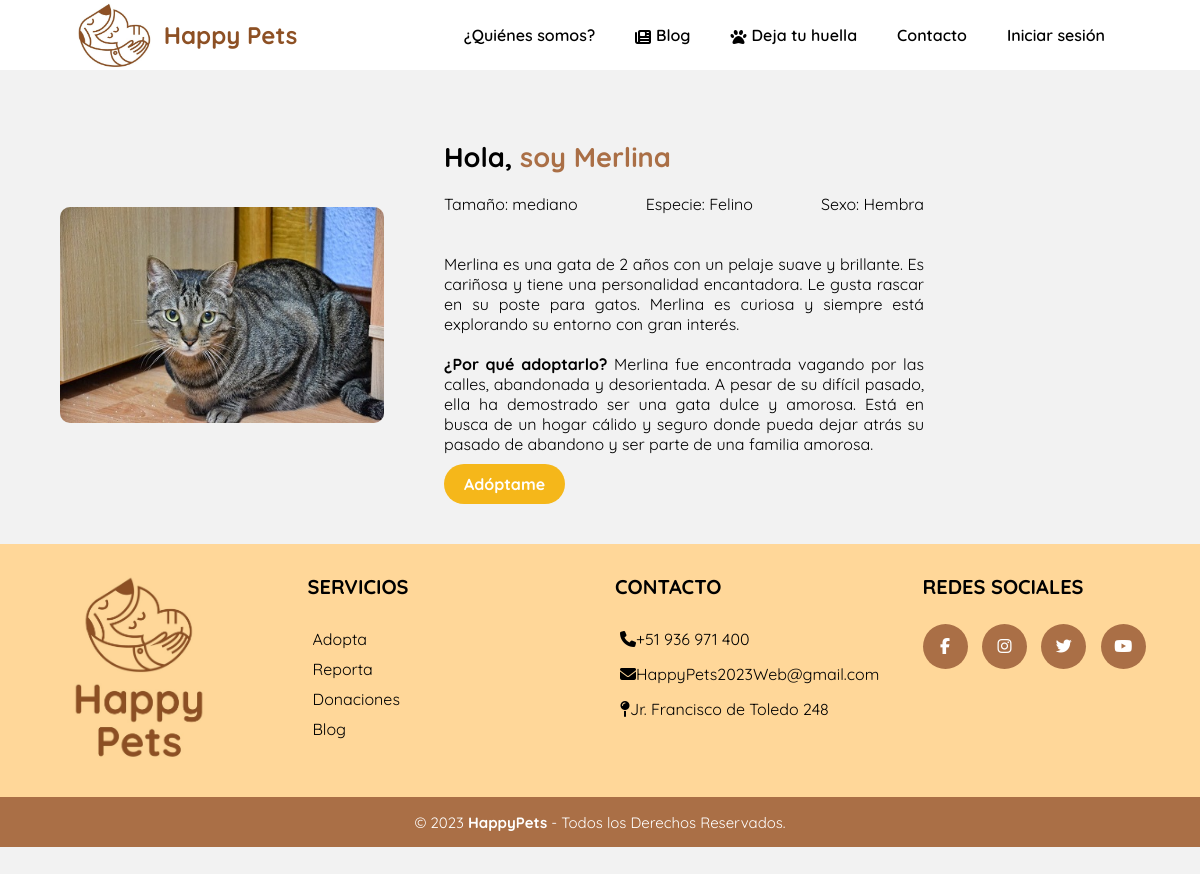
The page /app/vista/animal_adopta.php?codigo=AA005 on the database its author committed.
### tables this page shows
CREATE TABLE `animal_adopta` (
  `cod_aniAdo` char(5) NOT NULL,
  `nombre` varchar(20) NOT NULL,
  `especie` varchar(10) NOT NULL,
  `sexo` varchar(10) NOT NULL,
  `edad` varchar(15) NOT NULL,
  `tamano` varchar(10) NOT NULL,
  `caracteristicas` text NOT NULL,
  `razon` text NOT NULL,
  `foto` blob NOT NULL
);

### app/controlador/animalControlador.php (called while the page is built, shortened)
<?php
require_once __DIR__ . '/../config/database.php';
require_once __DIR__ . '/../modelo/Animal.php';
$animalDAO = new Animal($conn);
if (isset($_GET["codigo"])) {
    $codigoAnimal = $_GET["codigo"];
    $animalDetalles = $animalDAO->listarUnAnimal($codigoAnimal);
}
?>

### app/modelo/Animal.php (called while the page is built, shortened)
<?php
class Animal {
    private $conn;
    public function __construct($conn) {
        $this->conn = $conn;
    }
    public function listarUnAnimal($codigo){
        $animal = null;
        $stmt = $this->conn->prepare("SELECT * FROM animal_adopta WHERE cod_aniAdo = ?");
        $stmt->bind_param("s", $codigo);
        $stmt->execute();
        $result = $stmt->get_result();
        if ($result->num_rows > 0) {
            $animal = $result->fetch_assoc();
        }
        return $animal;
    }
}

### app/vista/animal_adopta.php (the view, shortened to what this page needs)
<?php
require_once __DIR__ . '/../controlador/animalControlador.php';
?>
<!DOCTYPE html>
<html lang="en">
<head>
    <link rel="stylesheet"   href="../../css/styleAnimalAdopta.css" />
    <link rel="stylesheet"   href="../../css/header.css" />
    <link rel="stylesheet"   href="../../css/footer.css" />
</head>
<body>
    <header>
        <a href="../../index.php" class="logo">
            <img src="../../img/logos/logopets.jpeg" alt="logo de la empresa" class="logo-img">
            <h2 class="logo-nombre">Happy Pets</h2>
        </a>
        <nav class="nav">
            <ul>
                <li><a href="nosotros.php">¿Quiénes somos?</a></li>
                <li><a href="blog.php"><i class="fa-solid fa-newspaper"></i>Blog</a></li>
                <li><a href="#"><i class="fa-solid fa-paw"></i>Deja tu huella</a>
                </li>
                <li><a href="contacto.php">Contacto</a></li>
                <?php
                if (isset($_SESSION["usuario"])) {
                    echo '<li><a href="#"> Bienvenido '.$_SESSION["usuario"].'</a></li>';
                } else {
                    echo '<li><a href="login.php">Iniciar sesión</a></li>';
                }
                ?>
            </ul>
        </nav>
    </header>
    <section id="descripcion">
        <div class="container_refugio">
            <div class="refugio_img">
            <?php
            echo "<img src='/HappyPets-ProyectoWeb/uploads/" . $animalDetalles['foto'] . "' alt='Imagen'><br>";
            ?>
            </div>
            <div class="refugio_texto">
                <h2> Hola,
                <span><strong style="color: rgb(170, 111, 70);">soy <?php echo $animalDetalles['nombre']; ?></span></strong>
                </h2>
                <div style="display: flex; flex-direction: row-reverse;  justify-content: space-between;">
                    <p>Sexo: <?php echo $animalDetalles['sexo']; ?></p>
                    <p>Especie: <?php echo $animalDetalles['especie']; ?></p>
                    <p>Tamaño: <?php echo $animalDetalles['tamano']; ?></p>
                </div>
                <p><?php echo $animalDetalles['caracteristicas']; ?></p>
                <p><span><strong>¿Por qué adoptarlo?</strong><span> <?php echo $animalDetalles['razon']; ?></p>
                <a target="_blank" href="form-adopta.php?codigo=<?php echo $animalDetalles['cod_aniAdo']; ?>">Adóptame</a>
            </div>
        </div>
    </section>
    <footer class="pie-pagina">
        <section class="grupo-1">
            <div class="box">
                <figure>
                    <a href="../../index.php">
                        <img src="../../img/logos/logo-footer.jpg" alt="Logo de Happy Pets">
                    </a>
                </figure>
            </div>
            <div class="box">
                <h2>SERVICIOS</h2>
                <ul>
                    <li><a href="adopta.php">Adopta</a></li>
                    <li><a href="reporta.php">Reporta</a></li>
                    <li><a href="donaciones.php">Donaciones</a></li>
                    <li><a href="blog.php">Blog</a></li>
                </ul>
            </div>
            <div class="box">
                <h2>CONTACTO</h2>
                <ul>
                    <li>
                        <p><i class="fa-solid fa-phone"></i>+51 936 971 400</p>
                    </li>
                    <li>
                        <p><i class="fa-solid fa-envelope"></i>HappyPets2023Web@gmail.com</p>
                    </li>
                    <li>
                        <p><i class="fa-solid fa-map-pin"></i>Jr. Francisco de Toledo 248</p>
                    </li>
                </ul>
            </div>
            <div class="box">
                <h2>REDES SOCIALES</h2>
                <div class="red-social">
                    <a href="https://www.facebook.com/profile.php?id=61551118926851" target="_blank"
                        class="fa fa-facebook"></a>
                    <a href="https://instagram.com/happypets2023web?igshid=NGVhN2U2NjQ0Yg==" target="_blank"
                        class="fa fa-instagram"></a>
                    <a href="#" class="fa fa-twitter"></a>
                    <a href="#" class="fa fa-youtube"></a>
                </div>
            </div>
        </section>
        <section class="grupo-2">
            <small>&copy; 2023 <b>HappyPets</b> - Todos los Derechos Reservados.</small>
        </section>
    </footer>
</body>
</html>

### css/styleAnimalAdopta.css (style rules this page uses)
body { background-color: rgb(242, 242, 242); }
#descripcion { position: relative; margin-top: 90px; background-color: #f2f2f2; }
#descripcion .container_refugio { max-width: 1440px; padding: 50px 5%; margin: 0px auto; display: flex; align-items: center; }
#descripcion .refugio_img { width: 30%; border-radius: 10px; }
#descripcion .refugio_img img { width: 100%; border-radius: 10px; }
#descripcion .refugio_texto { width: 50%; padding-left: 60px; }
#descripcion .refugio_texto h2 { font-size: 1.7em; }
#descripcion .refugio_texto p { margin: 20px 0; }
#descripcion a { font-size: 1em; font-weight: bold; padding: 10px 20px; margin-top: 20px; border-radius: 20px; color: white; background-color: rgb(245, 183, 26); transition: transform 0.2s; cursor: pointer; }
#descripcion .container_refugio .refugio_texto p { text-align: justify; }

### css/header.css (style rules this page uses)
* { margin: 0; padding: 0; box-sizing: border-box; font-family: 'Quicksand', sans-serif; }
body { min-height: 100vh; box-sizing: border-box; }
a { text-decoration: none; color: black; }
header { position: fixed; top: 0; left: 0; right: 0; background-color: white; padding-left: 75px; padding-right: 75px; display: flex; align-items: center; justify-content: space-between; z-index: 100; min-height: 70px; margin-bottom: 10px; }
header h2 { color: rgb(141, 80, 36); }
.logo { display: flex; align-items: center; }
.logo img { height: 70px; margin-right: 10px; }
.nav ul { list-style: none; margin: 0; padding: 0; justify-content: space-around; }
.nav ul li i { margin-right: 5px; vertical-align: middle; }
.nav ul li { float: left; position: relative; }
.nav ul li a { font-weight: 600; color: black; text-decoration: none; padding: 20px; display: block; transition: all .2s ease; }

### css/footer.css (style rules this page uses)
* { margin: 0; padding: 0; box-sizing: border-box; }
body { font-family: 'Quicksand', sans-serif; min-height: 100vh; box-sizing: border-box; }
a { text-decoration: none; color: black; }
.pie-pagina { top: 0; left: 0; right: 0; background-color:rgb(255, 215, 153); }
.pie-pagina ul { list-style: none; }
.pie-pagina ul li { padding: 5px; }
.pie-pagina .grupo-1 { width: 100%; max-width: 1200px; margin: auto; display:grid; grid-template-columns: repeat(4, 1fr); grid-gap:30px; padding: 30px 0px; }
.pie-pagina .grupo-1 .box figure { display: flex; justify-content: center; align-items: center; }
.pie-pagina .grupo-1 .box figure img { width: 100%; max-width: 150px; height: auto; }
.pie-pagina .grupo-1 .box h2 { color: black; margin-bottom: 25px; font-size: 20px; }
.pie-pagina .grupo-1 .box p { color: black; margin-bottom: 5px; }
.pie-pagina .grupo-1 .red-social a { display: inline-block; text-decoration: none; width: 45px; height: 45px; line-height: 45px; color: #fff; margin-right: 10px; background-color: rgb(170, 111, 70); text-align: center; transition: color 0.3s ease; border-radius: 50%; }
.pie-pagina .grupo-2 { background-color: rgb(170, 111, 70); padding: 15px 10px; text-align: center; color: #fff; }
.pie-pagina .grupo-2 small { font-size: 15px; }

### rows shown on the page
animal_adopta: foto (picture), nombre "Merlina", sexo "Hembra", especie "Felino", tamano "mediano", caracteristicas "Merlina es una gata de 2 años con un pelaje suave y brillante. Es cariñosa y tiene una personalidad encantadora. Le gusta rascar en su poste para gatos. Merlina es curiosa y siempre está explorando su entorno con gran interés.", razon "Merlina fue encontrada vagando por las calles, abandonada y desorientada. A pesar de su difícil pasado, ella ha demostrado ser una gata dulce y amorosa. Está en busca de un hogar cálido y seguro donde pueda dejar atrás su pasado de abandono y ser parte de una familia amorosa."
